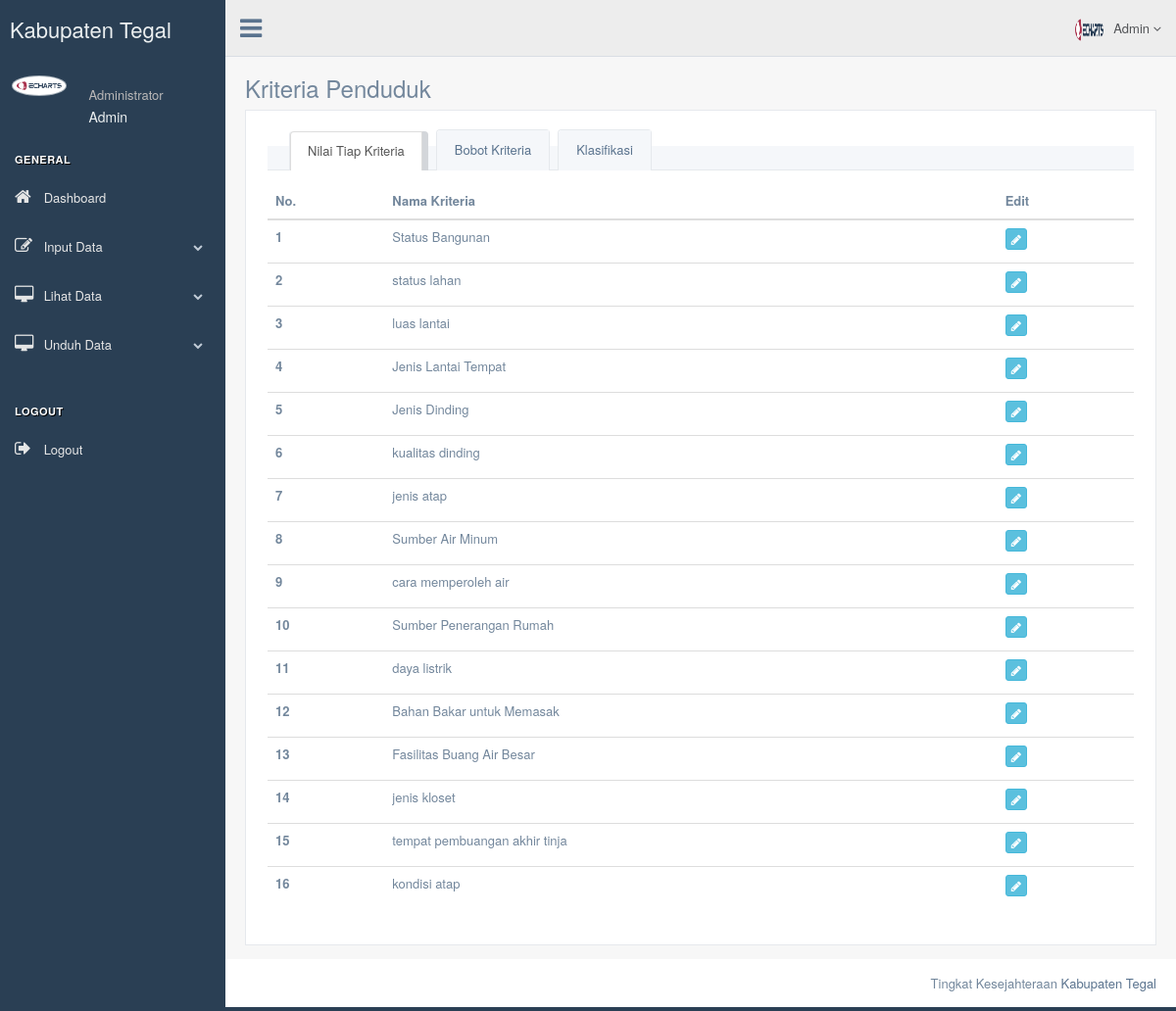
The page /index.php/c_variabel/bobot_Penduduk on the database its author committed.
### tables this page shows
CREATE TABLE `tb_variabel` (
  `variabel_id` int(11) NOT NULL,
  `nama_variabel` varchar(100) NOT NULL
);

### application/controllers/c_variabel.php (called while the page is built, shortened)
<?php
class C_Variabel extends CI_Controller{
public function bobot_Penduduk(){
   $data['c_variabel']=$this->m_variabel->pembobotan_penduduk();
   $data['kesejahteraan']=$this->m_variabel->tb_tingkat_kesejahteraan();
    $data['kriteria'] = $this->m_variabel->tabel_variabel();
    $this->load->view('templates/header');
    $this->load->view('admin/inputdata/variabel/penduduk/input_bobot',$data);
    $this->load->view('templates/footer');
}
}
?>

### index.php (called while the page is built, shortened)
<?php
require_once BASEPATH.'core/CodeIgniter.php';

### application/models/m_variabel.php (called while the page is built, shortened)
<?php if ( ! defined('BASEPATH')) exit('No direct script access allowed');
class M_Variabel extends CI_Model{
    public function tabel_variabel(){
        $this->db->select('*');
        $this->db->from('tb_variabel');
        $q= $this->db->get()->result();
        return $q;
    }
}
?>

### application/views/admin/inputdata/variabel/penduduk/input_bobot.php (the view, shortened to what this page needs)
<div class="right_col" role="main">
  <div class="">
    <div class="page-title">
      <div class="title_left">
        <h3>Kriteria Penduduk</h3>
      </div>
    </div>
    <div class="clearfix"></div>
      <div class="x_panel">
        <div class="x_content">
          <div class="" role="tabpanel" data-example-id="togglable-tabs">
            <ul id="myTab" class="nav nav-tabs bar_tabs" role="tablist">
              <li role="presentation" class="active"><a href="#tab_content1" id="home-tab" role="tab" data-toggle="tab" aria-expanded="true">Nilai Tiap Kriteria</a>
              </li>
              <li role="presentation" class=""><a href="#tab_content2" id="home-tab" role="tab" data-toggle="tab" aria-expanded="true">Bobot Kriteria</a>
              </li>
              <li role="presentation" class=""><a href="#tab_content3" role="tab" id="profile-tab" data-toggle="tab" aria-expanded="false">Klasifikasi</a>
              </li>
            </ul>
            <div id="myTabContent" class="tab-content">
              <div role="tabpanel" class="tab-pane fade active in" id="tab_content1" aria-labelledby="home-tab">
              <table class="table table-hover" id="datatable">
                      <thead>
                        <tr>
                          <th>No.</th>
                          <th>Nama Kriteria</th>
                          <th>Edit</th>
                        </tr>
                      </thead>
                      <tbody>
                      <?php $i=1;
                      foreach ($kriteria as $k) { ?>
                        <tr>
                          <th><?php echo $i++ ?></th>
                          <td><input type='hidden' name='check[]' value='{$k->variabel_id}'>
                          <?php echo $k->nama_variabel ?></td>
                          <td>
                            <a class="btn btn-info btn-xs" title="Edit Data" href="<?php echo base_url('c_variabel/edit_variabel/'.$k->variabel_id) ?>"><i class="fa fa-pencil"></i></a>
                          </td>
                        </tr>
                      <?php } ?>
                      </tbody>
                    </table>
              </div>
            </div>
          </div>
        </div>
      </div>
  </div>
</div>

### rows shown on the page
tb_variabel: nama_variabel "Status Bangunan"
tb_variabel: nama_variabel "status lahan"
tb_variabel: nama_variabel "luas lantai"
tb_variabel: nama_variabel "Jenis Lantai Tempat"
tb_variabel: nama_variabel "Jenis Dinding"
tb_variabel: nama_variabel "kualitas dinding"
tb_variabel: nama_variabel "jenis atap"
tb_variabel: nama_variabel "Sumber Air Minum"
tb_variabel: nama_variabel "cara memperoleh air"
tb_variabel: nama_variabel "Sumber Penerangan Rumah"
tb_variabel: nama_variabel "daya listrik"
tb_variabel: nama_variabel "Bahan Bakar untuk Memasak"
tb_variabel: nama_variabel "Fasilitas Buang Air Besar"
tb_variabel: nama_variabel "jenis kloset"
tb_variabel: nama_variabel "tempat pembuangan akhir tinja"
tb_variabel: nama_variabel "kondisi atap"
